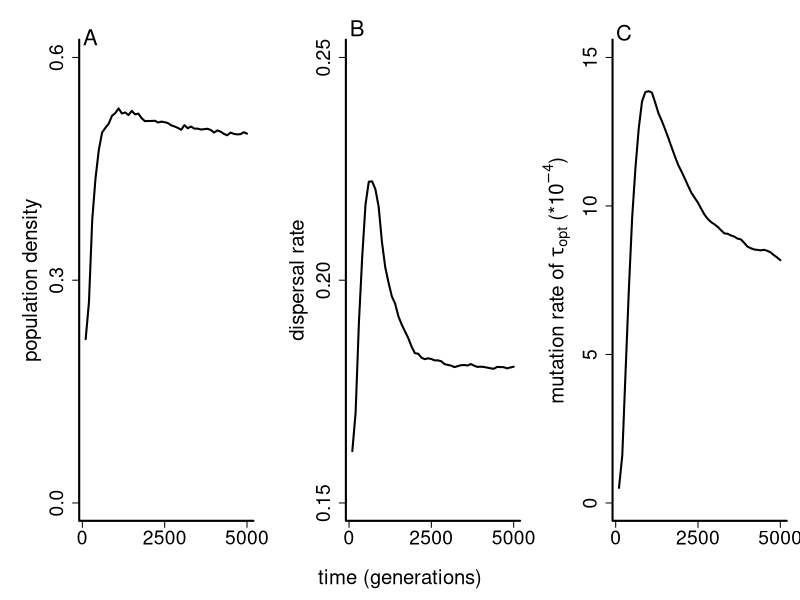

Source code (R):
dens <- as.matrix(read.table("processed_results/dens.txt"))
disp <- as.matrix(read.table("processed_results/disp.txt"))
evol <- as.matrix(read.table("processed_results/evol.txt"))

tmax <- dim(dens)[[1]]

dens_t <- numeric()
disp_t <- numeric()
evol_t <- numeric()

for (t in 1:tmax) {
  dens_t[t] <- mean(dens[t,],na.rm=T)
  disp_t[t] <- mean(disp[t,],na.rm=T)
  evol_t[t] <- 10000*10^-mean(evol[t,],na.rm=T)
}

ts <- 1:50*100

x11(width=10,height=3.75)
par(mfrow=c(1,3),bty="l",mar=c(1,6,3,1),oma=c(5,0,0,0),lwd=2,cex.axis=1.75,cex.lab=1.85)

plot(1,1,type="n",xlim=range(ts),ylim=c(0,0.6),xlab="",ylab="population density",yaxt="n",xaxt="n")
axis(side=1,at=c(0,2500,5000))
axis(side=2,at=c(0,0.3,0.6))
lines(dens_t~ts)
text(250,par("usr")[[4]]*1.005,"A",xpd=T,cex=2)

plot(1,1,type="n",xlim=range(ts),ylim=c(0.15,0.25),xlab="",ylab="dispersal rate",yaxt="n",xaxt="n")
axis(side=1,at=c(0,2500,5000))
axis(side=2,at=c(0.15,0.2,0.25))
lines(disp_t~ts)
text(250,par("usr")[[4]]*1.01,"B",xpd=T,cex=2)

plot(1,1,type="n",xlim=range(ts),ylim=c(0.0,15),xlab="",ylab=expression(paste("mutation rate of ",tau[opt]," (*",10^-4,")",sep="")),yaxt="n",xaxt="n")
axis(side=1,at=c(0,2500,5000))
axis(side=2,at=c(0,5,10,15))
lines(evol_t~ts)
text(250,par("usr")[[4]]*1.015,"C",xpd=T,cex=2)


title(xlab="time (generations)",outer=T)

dev.copy2eps(file="figure4a.eps",title="Cobben & Kubisch - Figure 4a")
